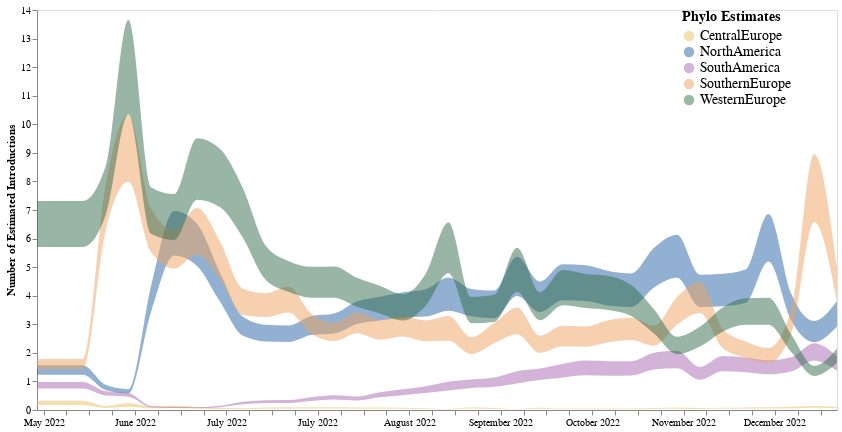

Source (notebook cell):
### Code cell
south_mrb_plot

### Figure 1 — Vega-Lite specification as saved in the notebook (floating-point values rounded to 4 significant figures; data arrays with more than 128 entries replaced by an {"elided": "..."} marker saying what was removed)
{"config": {"view": {"continuousWidth": 400, "continuousHeight": 300}}, "data": {"name": "data-2731f57b9a3e231062567e88a6342b81"}, "mark": {"type": "area", "color": "orange", "interpolate": "monotone", "opacity": 0.5}, "encoding": {"color": {"field": "deme", "legend": {"labelFontSize": 14, "offset": -155, "orient": "right", "symbolSize": 110, "titleFontSize": 14}, "scale": {"range": ["#EEC060", "#2664A5", "#A76BB1", "#EEA160", "#356D4C"]}, "title": "Phylo Estimates", "type": "nominal"}, "x": {"axis": {"format": "%B %Y", "grid": false, "title": null}, "field": "date", "type": "temporal"}, "y": {"axis": {"grid": false, "title": "Number of Estimated Introductions"}, "field": "upper_hpd_log_50", "type": "quantitative"}, "y2": {"field": "lower_hpd_log_50"}}, "height": 400, "width": 800, "$schema": "https://vega.github.io/schema/vega-lite/v4.17.0.json", "datasets": {"data-2731f57b9a3e231062567e88a6342b81": {"elided": "180 records"}}}
